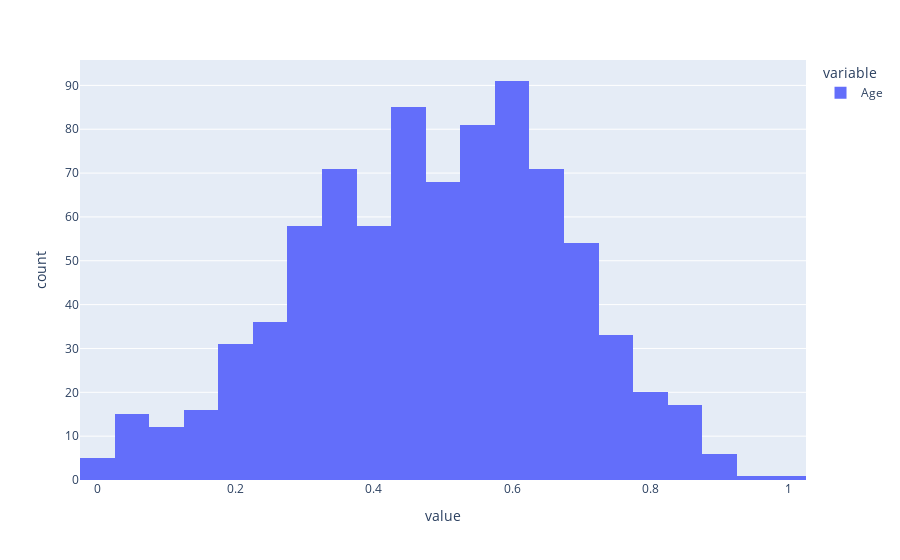

Source (notebook cell):
### Code cell
#3.1


df_cp = df.copy()
# Removes empty cells. inplace=True makes sure to create a new dataset with the changes saved
df_cp.dropna(inplace=True)


ageHist_cp = px.histogram(df_cp[['Age']])
baScatter_cp = px.scatter(df_cp, x='BA', y='Age', color='BA', color_continuous_scale=px.colors.sequential.Bluered_r)

# Making side by side plots 
sbs = make_subplots(rows=1, cols=2, subplot_titles=
        ("Before dropna", "After dropna"))
# Creating
sbs.update_layout(height=600, width=1800, title_text="Side by Side Visualizations")

# OG version before dropna function
hist = ageHist.data[0]
# after dropna function
hist_cp = ageHist_cp.data[0]

scatter = baScatter_cp.data[0]

# Adding graphs to side side by side graph 
# sbs.add_trace(hist, row=1, col=1)
# sbs.add_trace(hist_cp, row=1, col=2)
# sbs.show()


# ageHist.show()
# baScatter.show()

# 3.2

# Sinlge column normalization
def lin_norm(val, col):
    val = val[[col]]
    max_val = val.max()
    min_val = val.min()
    return (val - min_val) / (max_val - min_val)

# Square Root Normalization
def sqrt_norm(val, col):
    val = val[[col]]
    max_val = val.max()
    min_val = val.min()
    return np.sqrt((val - min_val) / (max_val - min_val))

# Logarithmic Normalizatio
def log_norm(val, col):
    val = val[[col]]
    min_val = val.min()
    max_val = val.max()
    return (np.log(val) - np.log(min_val)) /(np.log(max_val  - np.log(min_val)))

# df_lin_norm = lin_norm(df_cp, 'Age')
# df_lin_norm[['Age']].head()

df_lin_norm_test = lin_norm(df_cp, 'Age')
df_lin_norm_test.head()

df_lin_norm_test_graph = px.histogram(df_lin_norm_test)
df_lin_norm_test_graph.show()
print(df_lin_norm_test)
# df_sqrt_norm = sqrt_norm(df_cp)
# df_sqrt_norm.head()

# df_log_norm = log_norm(df_cp)
# df_log_norm.head()

### Figure 1 — Plotly figure (JSON) as saved in the notebook; plotly's stock layout.template omitted (floating-point values rounded to 4 significant figures; data arrays with more than 128 entries replaced by an {"elided": "..."} marker saying what was removed)
{"data": [{"alignmentgroup": "True", "bingroup": "x", "hovertemplate": "variable=Age<br>value=%{x}<br>count=%{y}<extra></extra>", "legendgroup": "Age", "marker": {"color": "#636efa", "pattern": {"shape": ""}}, "name": "Age", "offsetgroup": "Age", "orientation": "v", "showlegend": true, "type": "histogram", "x": {"elided": "830 float values"}, "xaxis": "x", "yaxis": "y"}], "layout": {"barmode": "relative", "legend": {"title": {"text": "variable"}, "tracegroupgap": 0}, "margin": {"t": 60}, "xaxis": {"anchor": "y", "domain": [0, 1], "title": {"text": "value"}}, "yaxis": {"anchor": "x", "domain": [0, 1], "title": {"text": "count"}}}}
